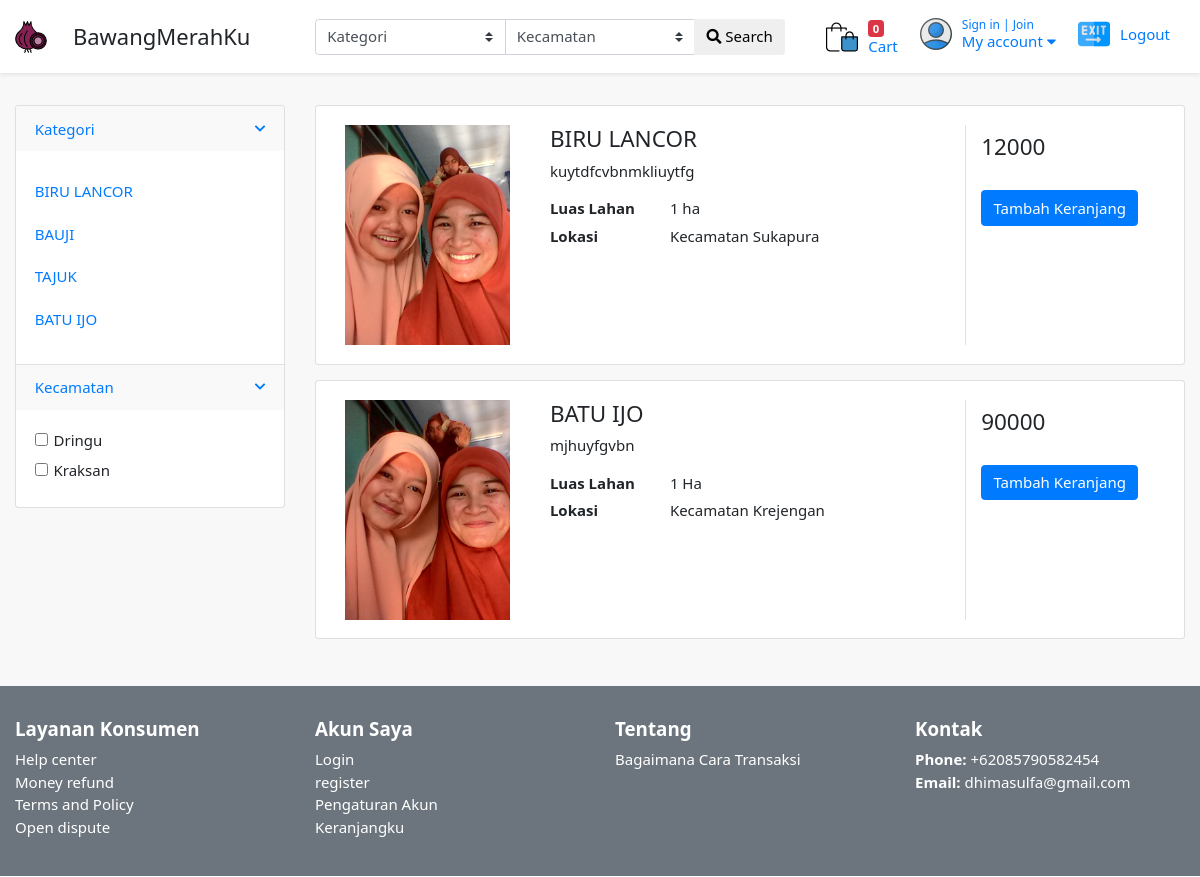
Page /index.php/tengkulak/listing on the committed database.
### tables this page shows
CREATE TABLE `categori` (
  `ctg_id` int(10) NOT NULL,
  `ctg_nama` varchar(50) NOT NULL
);

CREATE TABLE `barang` (
  `brg_id` int(10) NOT NULL,
  `brg_deskripsi` text NOT NULL,
  `brg_gambar` varchar(225) NOT NULL,
  `ctg_id` int(10) NOT NULL,
  `ptn_id` int(10) NOT NULL,
  `brg_berat` varchar(20) NOT NULL,
  `brg_luas` varchar(50) NOT NULL,
  `kec_id` int(10) NOT NULL
);

CREATE TABLE `kecamatan` (
  `kec_id` int(11) NOT NULL,
  `kec_nama` varchar(100) NOT NULL
);

CREATE TABLE `harga` (
  `hrg_id` int(15) NOT NULL,
  `hrg_tanggal` date NOT NULL,
  `hrg_nilai` int(10) NOT NULL,
  `brg_id` int(10) NOT NULL,
  `hrg_status` varchar(10) NOT NULL,
  `ctg_id` int(10) NOT NULL
);

### application/controllers/tengkulak/Listing.php (called while the page is built, shortened)
<?php
class Listing extends CI_Controller {
    public function __construct()
    {
        $this->load->model("tengkulak_model");
        $this->load->library('form_validation');
    }
    public function index()
    {
        $data["list"] = $this->tengkulak_model->getQ('select * from categori, kecamatan, barang, harga where barang.ctg_id = categori.ctg_id
         and barang.kec_id = kecamatan.kec_id and harga.brg_id = barang.brg_id and harga.hrg_status = 1');
         $data["kategori"] = $this->tengkulak_model->getAll('categori');
        $this->load->view("tengkulak/listing", $data);
    }
}

### index.php (called while the page is built, shortened)
<?php
require_once BASEPATH.'core/CodeIgniter.php';

### application/models/Tengkulak_model.php (called while the page is built, shortened)
<?php defined('BASEPATH') OR exit('No direct script access allowed');
class Tengkulak_model extends CI_Model
{
    public function getAll($table)
    {
        return $this->db->get($table)->result();
    }
    public function getQ($q)
    {
        return $this->db->query($q)->result();
    }
}

### application/views/tengkulak/listing.php (the view, shortened to what this page needs)
<section class="section-content bg padding-y">
<div class="container">
<div class="row">
	<aside class="col-sm-3">
<div class="card card-filter">
	<article class="card-group-item">
		<header class="card-header">
			<a class="" aria-expanded="true" href="#" data-toggle="collapse" data-target="#collapse22">
				<i class="icon-action fa fa-chevron-down"></i>
				<h6 class="title">Kategori</h6>
			</a>
		</header>
		<div style="" class="filter-content collapse show" id="collapse22">
			<div class="card-body">
				<ul class="list-unstyled list-lg">
				<?php foreach ($kategori as $kt): ?>
	<li class="nav-item <?php echo $this->uri->segment(2) == '' ? 'active': '' ?>">
		<li> <a href="<?php echo site_url('tengkulak/listing/kategori/'.$kt->ctg_id) ?>"> <?php echo $kt->ctg_nama ?> </a></li>
	</li>
		<?php endforeach; ?>
				</ul>
			</div>
		</div>
	</article>
<article class="card-group-item">
		<header class="card-header">
			<a href="#" data-toggle="collapse" data-target="#collapse44">
				<i class="icon-action fa fa-chevron-down"></i>
				<h6 class="title">Kecamatan </h6>
			</a>
		</header>
		<div class="filter-content collapse show" id="collapse44">
			<div class="card-body">
			<form>
				<label class="form-check">
				  <input class="form-check-input" value="" type="checkbox">
				  <span class="form-check-label">
				    Dringu
				  </span>
				</label>
				<label class="form-check">
				  <input class="form-check-input" value="" type="checkbox">
				  <span class="form-check-label">
				    Kraksan
				  </span>
				</label>
			</form>
			</div>
		</div>
	</article>
</div>
	</aside>
		<main class="col-sm-9">
	<?php foreach ($list as $ls): ?>
<article class="card card-product">
	<div class="card-body">
	<div class="row">
		<aside class="col-sm-3">
			<div class="img-wrap"><img src="<?php echo base_url('/upload/product/').$ls->brg_gambar ?>"></div>
		</aside>
		<article class="col-sm-6">
				<h4 class="title"> <?php echo $ls->ctg_nama ?> </h4>
				<p> <?php echo $ls->brg_deskripsi ?> </p>
				<dl class="dlist-align">
				  <dt>Luas Lahan</dt>
				  <dd><?php echo $ls->brg_luas ?></dd>
				</dl>
				<dl class="dlist-align">
				  <dt>Lokasi</dt>
				  <dd><?php echo $ls->kec_nama ?></dd>
				</dl>
		</article>
		<aside class="col-sm-3 border-left">
			<div class="action-wrap">
				<div class="price-wrap h4">
					<span class="price"><?php echo $ls->hrg_nilai ?></span>
				</div>
				<br>
				<p>
					<a href="#" class="btn btn-primary"> Tambah Keranjang </a>
				</p>
			</div>
		</aside>
	</div>
	</div>
</article>
<?php endforeach; ?>
	</main>
</div>
</div>
</section>

### asets/assets/css/ui.css (style rules this page uses)
html { font-size: 15px; }
.img-wrap { text-align: center; display: block; }
.img-wrap img { max-width: 100%; }
.padding-y { padding-top: 32px; padding-bottom: 32px; }
article:after, .form-group:after { display: block; clear: both; content: ""; }
.bg { background-color: #f8f8f8 !important; }
[class*="dlist-"] { margin-bottom: 5px; }
[class*="dlist-"] dd { margin-bottom: 0; }
.dlist-align dt { width: 90px; float: left; word-wrap: break-word; }
.dlist-align dd { margin-left: 120px; vertical-align: baseline; }
[class*="list-"] li:after { visibility: hidden; display: block; content: ""; overflow: hidden; height: 0; clear: both; }
.list-lg li { margin-bottom: 10px; }
.card-product { margin-bottom: 1rem; }
.card-product:after { content: ""; display: table; clear: both; visibility: hidden; }
.card-product .img-wrap { border-radius: 0.2rem 0.2rem 0 0; overflow: hidden; position: relative; height: 220px; text-align: center; }
.card-product .img-wrap img { max-height: 100%; max-width: 100%; width: auto; display: inline-block; -o-object-fit: cover; object-fit: cover; }
.card-product .action-wrap { padding-top: 4px; margin-top: 4px; }
.card-product .title { margin-top: 0; }
.card .img-wrap { overflow: hidden; }
.price-new, .price { margin-right: 5px; }
.icon-action { margin-top: 5px; float: right; font-size: 80%; }
.card-header .title { margin-bottom: 0; line-height: 1.5; }
.card-group-item { border-bottom: 1px solid #dee2e6; }
.card-group-item .card-header { border-bottom: 0; background-color: #f9f9f9; }
.card-group-item:last-child { border-bottom: 0; }

### rows in the picture
categori: ctg_nama "BIRU LANCOR", barang.brg_gambar (picture), barang.brg_deskripsi "kuytdfcvbnmkliuytfg", barang.brg_luas "1 ha", kecamatan.kec_nama "Kecamatan Sukapura", harga.hrg_nilai "12000"
categori: ctg_nama "BAUJI"
categori: ctg_nama "TAJUK"
categori: ctg_nama "BATU IJO", barang.brg_gambar (picture), barang.brg_deskripsi "mjhuyfgvbn", barang.brg_luas "1 Ha", kecamatan.kec_nama "Kecamatan Krejengan", harga.hrg_nilai "90000"
